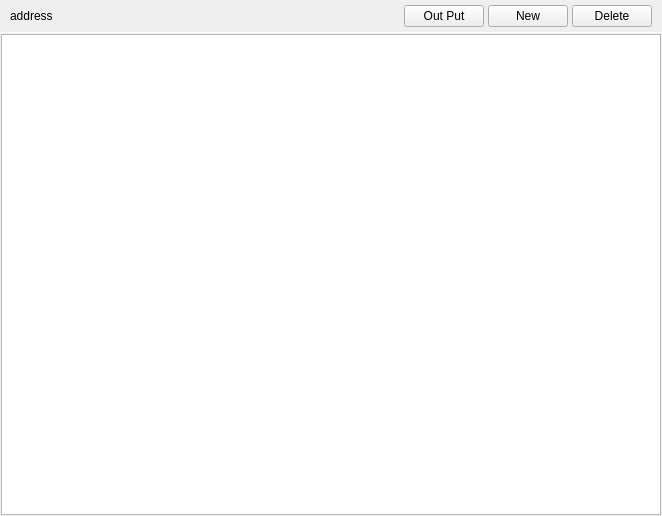
<?xml version="1.0" encoding="UTF-8"?>
<ui version="4.0">
 <class>AddressListUI</class>
 <widget class="QWidget" name="AddressListUI">
  <property name="geometry">
   <rect>
    <x>0</x>
    <y>0</y>
    <width>662</width>
    <height>516</height>
   </rect>
  </property>
  <property name="windowTitle">
   <string>Form</string>
  </property>
  <property name="styleSheet">
   <string notr="true"/>
  </property>
  <layout class="QVBoxLayout" name="verticalLayout_2">
   <property name="spacing">
    <number>0</number>
   </property>
   <property name="leftMargin">
    <number>0</number>
   </property>
   <property name="topMargin">
    <number>0</number>
   </property>
   <property name="rightMargin">
    <number>0</number>
   </property>
   <property name="bottomMargin">
    <number>0</number>
   </property>
   <item>
    <widget class="QWidget" name="horizontalWidget1" native="true">
     <layout class="QHBoxLayout" name="horizontalLayout">
      <property name="spacing">
       <number>4</number>
      </property>
      <property name="leftMargin">
       <number>10</number>
      </property>
      <property name="topMargin">
       <number>5</number>
      </property>
      <property name="rightMargin">
       <number>10</number>
      </property>
      <property name="bottomMargin">
       <number>5</number>
      </property>
      <item>
       <widget class="QLabel" name="addressTitleLabel">
        <property name="font">
         <font/>
        </property>
        <property name="text">
         <string>address</string>
        </property>
       </widget>
      </item>
      <item>
       <spacer name="horizontalSpacer">
        <property name="orientation">
         <enum>Qt::Horizontal</enum>
        </property>
        <property name="sizeHint" stdset="0">
         <size>
          <width>40</width>
          <height>10</height>
         </size>
        </property>
       </spacer>
      </item>
      <item>
       <widget class="QPushButton" name="outputButton">
        <property name="font">
         <font/>
        </property>
        <property name="text">
         <string>Out Put</string>
        </property>
       </widget>
      </item>
      <item>
       <widget class="QPushButton" name="addButton">
        <property name="font">
         <font/>
        </property>
        <property name="text">
         <string>New</string>
        </property>
       </widget>
      </item>
      <item>
       <widget class="QPushButton" name="deleteButton">
        <property name="font">
         <font/>
        </property>
        <property name="text">
         <string>Delete</string>
        </property>
       </widget>
      </item>
     </layout>
    </widget>
   </item>
   <item>
    <widget class="Line" name="line1px">
     <property name="minimumSize">
      <size>
       <width>0</width>
       <height>1</height>
      </size>
     </property>
     <property name="maximumSize">
      <size>
       <width>16777215</width>
       <height>1</height>
      </size>
     </property>
     <property name="styleSheet">
      <string notr="true"/>
     </property>
     <property name="orientation">
      <enum>Qt::Horizontal</enum>
     </property>
    </widget>
   </item>
   <item>
    <widget class="QWidget" name="horizontalWidget2" native="true">
     <layout class="QHBoxLayout" name="horizontalLayout_2">
      <property name="leftMargin">
       <number>1</number>
      </property>
      <property name="topMargin">
       <number>1</number>
      </property>
      <property name="rightMargin">
       <number>1</number>
      </property>
      <property name="bottomMargin">
       <number>1</number>
      </property>
      <item>
       <widget class="QTableView" name="tableView">
        <property name="sizePolicy">
         <sizepolicy hsizetype="Expanding" vsizetype="Expanding">
          <horstretch>0</horstretch>
          <verstretch>0</verstretch>
         </sizepolicy>
        </property>
        <property name="sortingEnabled">
         <bool>true</bool>
        </property>
       </widget>
      </item>
     </layout>
    </widget>
   </item>
  </layout>
 </widget>
 <resources/>
 <connections/>
</ui>
